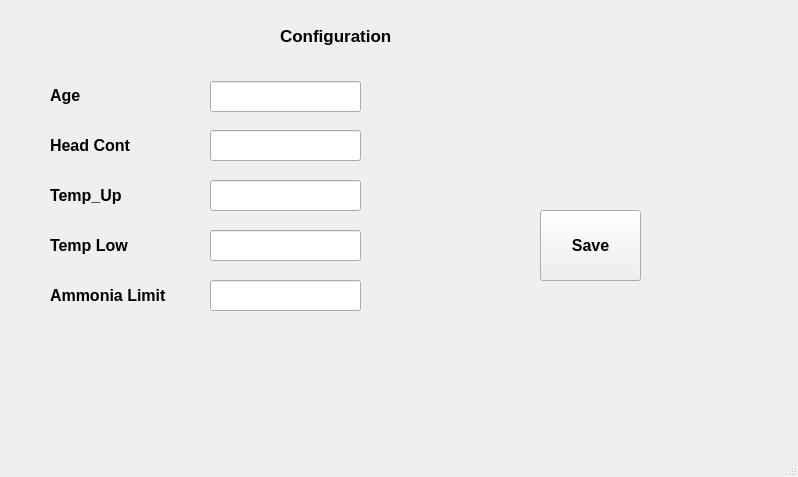
<?xml version="1.0" encoding="UTF-8"?>
<ui version="4.0">
 <class>Configuration</class>
 <widget class="QMainWindow" name="Configuration">
  <property name="geometry">
   <rect>
    <x>0</x>
    <y>0</y>
    <width>798</width>
    <height>477</height>
   </rect>
  </property>
  <property name="windowTitle">
   <string>MainWindow</string>
  </property>
  <widget class="QWidget" name="centralwidget">
   <widget class="QLabel" name="label">
    <property name="geometry">
     <rect>
      <x>280</x>
      <y>20</y>
      <width>231</width>
      <height>31</height>
     </rect>
    </property>
    <property name="font">
     <font>
      <pointsize>13</pointsize>
      <weight>75</weight>
      <bold>true</bold>
     </font>
    </property>
    <property name="text">
     <string>Configuration</string>
    </property>
   </widget>
   <widget class="QLabel" name="label_4">
    <property name="geometry">
     <rect>
      <x>50</x>
      <y>80</y>
      <width>121</width>
      <height>31</height>
     </rect>
    </property>
    <property name="font">
     <font>
      <pointsize>12</pointsize>
      <weight>75</weight>
      <bold>true</bold>
     </font>
    </property>
    <property name="text">
     <string>Age</string>
    </property>
   </widget>
   <widget class="QLabel" name="label_5">
    <property name="geometry">
     <rect>
      <x>50</x>
      <y>130</y>
      <width>121</width>
      <height>31</height>
     </rect>
    </property>
    <property name="font">
     <font>
      <pointsize>12</pointsize>
      <weight>75</weight>
      <bold>true</bold>
     </font>
    </property>
    <property name="text">
     <string>Head Cont</string>
    </property>
   </widget>
   <widget class="QLabel" name="label_6">
    <property name="geometry">
     <rect>
      <x>50</x>
      <y>180</y>
      <width>121</width>
      <height>31</height>
     </rect>
    </property>
    <property name="font">
     <font>
      <pointsize>12</pointsize>
      <weight>75</weight>
      <bold>true</bold>
     </font>
    </property>
    <property name="text">
     <string>Temp_Up</string>
    </property>
   </widget>
   <widget class="QLabel" name="label_7">
    <property name="geometry">
     <rect>
      <x>50</x>
      <y>230</y>
      <width>121</width>
      <height>31</height>
     </rect>
    </property>
    <property name="font">
     <font>
      <pointsize>12</pointsize>
      <weight>75</weight>
      <bold>true</bold>
     </font>
    </property>
    <property name="text">
     <string>Temp Low</string>
    </property>
   </widget>
   <widget class="QLabel" name="label_8">
    <property name="geometry">
     <rect>
      <x>50</x>
      <y>280</y>
      <width>121</width>
      <height>31</height>
     </rect>
    </property>
    <property name="font">
     <font>
      <pointsize>12</pointsize>
      <weight>75</weight>
      <bold>true</bold>
     </font>
    </property>
    <property name="text">
     <string>Ammonia Limit</string>
    </property>
   </widget>
   <widget class="QLineEdit" name="C_Age">
    <property name="geometry">
     <rect>
      <x>210</x>
      <y>81</y>
      <width>151</width>
      <height>31</height>
     </rect>
    </property>
   </widget>
   <widget class="QLineEdit" name="C_Head">
    <property name="geometry">
     <rect>
      <x>210</x>
      <y>130</y>
      <width>151</width>
      <height>31</height>
     </rect>
    </property>
   </widget>
   <widget class="QLineEdit" name="C_Temp_U">
    <property name="geometry">
     <rect>
      <x>210</x>
      <y>180</y>
      <width>151</width>
      <height>31</height>
     </rect>
    </property>
   </widget>
   <widget class="QLineEdit" name="C_Temp_L">
    <property name="geometry">
     <rect>
      <x>210</x>
      <y>230</y>
      <width>151</width>
      <height>31</height>
     </rect>
    </property>
   </widget>
   <widget class="QLineEdit" name="C_Ammonia_L">
    <property name="geometry">
     <rect>
      <x>210</x>
      <y>280</y>
      <width>151</width>
      <height>31</height>
     </rect>
    </property>
   </widget>
   <widget class="QPushButton" name="C_Save">
    <property name="geometry">
     <rect>
      <x>540</x>
      <y>210</y>
      <width>101</width>
      <height>71</height>
     </rect>
    </property>
    <property name="font">
     <font>
      <pointsize>12</pointsize>
      <weight>75</weight>
      <bold>true</bold>
     </font>
    </property>
    <property name="text">
     <string>Save</string>
    </property>
   </widget>
  </widget>
  <widget class="QStatusBar" name="statusbar"/>
 </widget>
 <resources/>
 <connections/>
</ui>
